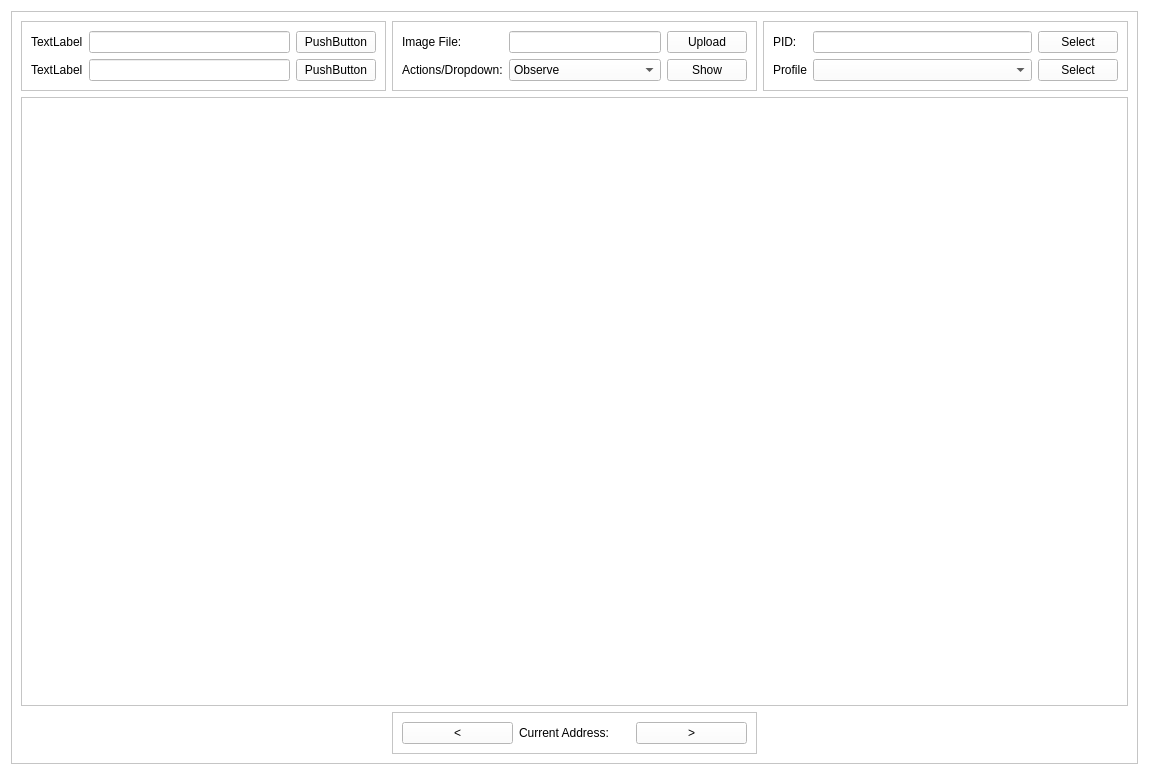
<?xml version="1.0" encoding="UTF-8"?>
<ui version="4.0">
 <class>MainWindow</class>
 <widget class="QWidget" name="MainWindow">
  <property name="windowModality">
   <enum>Qt::WindowModal</enum>
  </property>
  <property name="geometry">
   <rect>
    <x>0</x>
    <y>0</y>
    <width>1149</width>
    <height>775</height>
   </rect>
  </property>
  <property name="windowTitle">
   <string>VMI</string>
  </property>
  <property name="styleSheet">
   <string notr="true">background-color: white;
</string>
  </property>
  <layout class="QGridLayout" name="gridLayout_8">
   <item row="0" column="0">
    <layout class="QGridLayout" name="gridLayout">
     <item row="0" column="1">
      <widget class="QFrame" name="frame">
       <property name="styleSheet">
        <string notr="true">background-color: rgb(255, 255, 255);</string>
       </property>
       <property name="frameShape">
        <enum>QFrame::StyledPanel</enum>
       </property>
       <property name="frameShadow">
        <enum>QFrame::Raised</enum>
       </property>
       <layout class="QGridLayout" name="gridLayout_9">
        <item row="2" column="0">
         <spacer name="horizontalSpacer_2">
          <property name="orientation">
           <enum>Qt::Horizontal</enum>
          </property>
          <property name="sizeHint" stdset="0">
           <size>
            <width>40</width>
            <height>20</height>
           </size>
          </property>
         </spacer>
        </item>
        <item row="0" column="1">
         <widget class="QFrame" name="frame_3">
          <property name="styleSheet">
           <string notr="true">background-color: rgb(255, 255, 255);</string>
          </property>
          <property name="frameShape">
           <enum>QFrame::StyledPanel</enum>
          </property>
          <property name="frameShadow">
           <enum>QFrame::Raised</enum>
          </property>
          <layout class="QGridLayout" name="gridLayout_5">
           <item row="0" column="0">
            <layout class="QGridLayout" name="gridLayout_3">
             <item row="0" column="0">
              <widget class="QLabel" name="label">
               <property name="styleSheet">
                <string notr="true">color: rgb(0, 0, 0);</string>
               </property>
               <property name="text">
                <string>Image File:</string>
               </property>
              </widget>
             </item>
             <item row="0" column="2">
              <widget class="QPushButton" name="pushButton">
               <property name="styleSheet">
                <string notr="true">color: rgb(0, 0, 0);</string>
               </property>
               <property name="text">
                <string>Upload</string>
               </property>
              </widget>
             </item>
             <item row="1" column="0">
              <widget class="QLabel" name="label_2">
               <property name="styleSheet">
                <string notr="true">color: rgb(0, 0, 0);</string>
               </property>
               <property name="text">
                <string>Actions/Dropdown:</string>
               </property>
              </widget>
             </item>
             <item row="1" column="1">
              <widget class="QComboBox" name="comboBox">
               <property name="enabled">
                <bool>true</bool>
               </property>
               <item>
                <property name="text">
                 <string>Observe</string>
                </property>
               </item>
               <item>
                <property name="text">
                 <string>Modify</string>
                </property>
               </item>
              </widget>
             </item>
             <item row="1" column="2">
              <widget class="QPushButton" name="pushButton_3">
               <property name="text">
                <string>Show</string>
               </property>
              </widget>
             </item>
             <item row="0" column="1">
              <widget class="QLineEdit" name="lineEdit"/>
             </item>
            </layout>
           </item>
          </layout>
         </widget>
        </item>
        <item row="1" column="0" colspan="3">
         <layout class="QGridLayout" name="gridLayout_6">
          <item row="0" column="0">
           <widget class="QGraphicsView" name="graphicsView">
            <property name="styleSheet">
             <string notr="true">background-color: rgb(255, 255, 255);</string>
            </property>
            <property name="frameShadow">
             <enum>QFrame::Raised</enum>
            </property>
           </widget>
          </item>
         </layout>
        </item>
        <item row="2" column="2">
         <spacer name="horizontalSpacer">
          <property name="orientation">
           <enum>Qt::Horizontal</enum>
          </property>
          <property name="sizeHint" stdset="0">
           <size>
            <width>40</width>
            <height>20</height>
           </size>
          </property>
         </spacer>
        </item>
        <item row="2" column="1">
         <widget class="QFrame" name="frame_2">
          <property name="styleSheet">
           <string notr="true">background-color: rgb(146, 146, 146);
background-color: rgb(255, 255, 255);</string>
          </property>
          <property name="frameShape">
           <enum>QFrame::StyledPanel</enum>
          </property>
          <property name="frameShadow">
           <enum>QFrame::Raised</enum>
          </property>
          <layout class="QGridLayout" name="gridLayout_4">
           <item row="0" column="0">
            <layout class="QGridLayout" name="gridLayout_7">
             <item row="0" column="2">
              <widget class="QPushButton" name="pushButton_4">
               <property name="palette">
                <palette>
                 <active>
                  <colorrole role="WindowText">
                   <brush brushstyle="SolidPattern">
                    <color alpha="255">
                     <red>0</red>
                     <green>0</green>
                     <blue>0</blue>
                    </color>
                   </brush>
                  </colorrole>
                  <colorrole role="Button">
                   <brush brushstyle="SolidPattern">
                    <color alpha="255">
                     <red>255</red>
                     <green>255</green>
                     <blue>255</blue>
                    </color>
                   </brush>
                  </colorrole>
                  <colorrole role="Text">
                   <brush brushstyle="SolidPattern">
                    <color alpha="255">
                     <red>0</red>
                     <green>0</green>
                     <blue>0</blue>
                    </color>
                   </brush>
                  </colorrole>
                  <colorrole role="ButtonText">
                   <brush brushstyle="SolidPattern">
                    <color alpha="255">
                     <red>0</red>
                     <green>0</green>
                     <blue>0</blue>
                    </color>
                   </brush>
                  </colorrole>
                  <colorrole role="Base">
                   <brush brushstyle="SolidPattern">
                    <color alpha="255">
                     <red>255</red>
                     <green>255</green>
                     <blue>255</blue>
                    </color>
                   </brush>
                  </colorrole>
                  <colorrole role="Window">
                   <brush brushstyle="SolidPattern">
                    <color alpha="255">
                     <red>255</red>
                     <green>255</green>
                     <blue>255</blue>
                    </color>
                   </brush>
                  </colorrole>
                  <colorrole role="PlaceholderText">
                   <brush brushstyle="NoBrush">
                    <color alpha="128">
                     <red>0</red>
                     <green>0</green>
                     <blue>0</blue>
                    </color>
                   </brush>
                  </colorrole>
                 </active>
                 <inactive>
                  <colorrole role="WindowText">
                   <brush brushstyle="SolidPattern">
                    <color alpha="255">
                     <red>0</red>
                     <green>0</green>
                     <blue>0</blue>
                    </color>
                   </brush>
                  </colorrole>
                  <colorrole role="Button">
                   <brush brushstyle="SolidPattern">
                    <color alpha="255">
                     <red>255</red>
                     <green>255</green>
                     <blue>255</blue>
                    </color>
                   </brush>
                  </colorrole>
                  <colorrole role="Text">
                   <brush brushstyle="SolidPattern">
                    <color alpha="255">
                     <red>0</red>
                     <green>0</green>
                     <blue>0</blue>
                    </color>
                   </brush>
                  </colorrole>
                  <colorrole role="ButtonText">
                   <brush brushstyle="SolidPattern">
                    <color alpha="255">
                     <red>0</red>
                     <green>0</green>
                     <blue>0</blue>
                    </color>
                   </brush>
                  </colorrole>
                  <colorrole role="Base">
                   <brush brushstyle="SolidPattern">
                    <color alpha="255">
                     <red>255</red>
                     <green>255</green>
                     <blue>255</blue>
                    </color>
                   </brush>
                  </colorrole>
                  <colorrole role="Window">
                   <brush brushstyle="SolidPattern">
                    <color alpha="255">
                     <red>255</red>
                     <green>255</green>
                     <blue>255</blue>
                    </color>
                   </brush>
                  </colorrole>
                  <colorrole role="PlaceholderText">
                   <brush brushstyle="NoBrush">
                    <color alpha="128">
                     <red>0</red>
                     <green>0</green>
                     <blue>0</blue>
                    </color>
                   </brush>
                  </colorrole>
                 </inactive>
                 <disabled>
                  <colorrole role="WindowText">
                   <brush brushstyle="SolidPattern">
                    <color alpha="255">
                     <red>0</red>
                     <green>0</green>
                     <blue>0</blue>
                    </color>
                   </brush>
                  </colorrole>
                  <colorrole role="Button">
                   <brush brushstyle="SolidPattern">
                    <color alpha="255">
                     <red>255</red>
                     <green>255</green>
                     <blue>255</blue>
                    </color>
                   </brush>
                  </colorrole>
                  <colorrole role="Text">
                   <brush brushstyle="SolidPattern">
                    <color alpha="255">
                     <red>0</red>
                     <green>0</green>
                     <blue>0</blue>
                    </color>
                   </brush>
                  </colorrole>
                  <colorrole role="ButtonText">
                   <brush brushstyle="SolidPattern">
                    <color alpha="255">
                     <red>0</red>
                     <green>0</green>
                     <blue>0</blue>
                    </color>
                   </brush>
                  </colorrole>
                  <colorrole role="Base">
                   <brush brushstyle="SolidPattern">
                    <color alpha="255">
                     <red>255</red>
                     <green>255</green>
                     <blue>255</blue>
                    </color>
                   </brush>
                  </colorrole>
                  <colorrole role="Window">
                   <brush brushstyle="SolidPattern">
                    <color alpha="255">
                     <red>255</red>
                     <green>255</green>
                     <blue>255</blue>
                    </color>
                   </brush>
                  </colorrole>
                  <colorrole role="PlaceholderText">
                   <brush brushstyle="NoBrush">
                    <color alpha="128">
                     <red>0</red>
                     <green>0</green>
                     <blue>0</blue>
                    </color>
                   </brush>
                  </colorrole>
                 </disabled>
                </palette>
               </property>
               <property name="styleSheet">
                <string notr="true">color: rgb(0, 0, 0);</string>
               </property>
               <property name="text">
                <string>&gt;</string>
               </property>
              </widget>
             </item>
             <item row="0" column="0">
              <widget class="QPushButton" name="pushButton_5">
               <property name="styleSheet">
                <string notr="true">color: rgb(0, 0, 0);
</string>
               </property>
               <property name="text">
                <string>&lt;</string>
               </property>
              </widget>
             </item>
             <item row="0" column="1">
              <widget class="QLabel" name="label_4">
               <property name="styleSheet">
                <string notr="true">color: rgb(0, 0, 0);</string>
               </property>
               <property name="text">
                <string>Current Address: </string>
               </property>
              </widget>
             </item>
            </layout>
           </item>
          </layout>
         </widget>
        </item>
        <item row="0" column="2">
         <widget class="QFrame" name="frame_4">
          <property name="frameShape">
           <enum>QFrame::StyledPanel</enum>
          </property>
          <property name="frameShadow">
           <enum>QFrame::Raised</enum>
          </property>
          <layout class="QGridLayout" name="gridLayout_10">
           <item row="0" column="0">
            <layout class="QGridLayout" name="gridLayout_2">
             <item row="0" column="2">
              <widget class="QPushButton" name="pid_pushButton">
               <property name="text">
                <string>Select</string>
               </property>
              </widget>
             </item>
             <item row="0" column="0">
              <widget class="QLabel" name="pid_label">
               <property name="text">
                <string>PID:</string>
               </property>
              </widget>
             </item>
             <item row="0" column="1">
              <widget class="QLineEdit" name="pid_lineEdit"/>
             </item>
             <item row="1" column="0">
              <widget class="QLabel" name="label_5">
               <property name="text">
                <string>Profile</string>
               </property>
              </widget>
             </item>
             <item row="1" column="2">
              <widget class="QPushButton" name="pushButton_6">
               <property name="text">
                <string>Select</string>
               </property>
              </widget>
             </item>
             <item row="1" column="1">
              <widget class="QComboBox" name="comboBox_2"/>
             </item>
            </layout>
           </item>
          </layout>
         </widget>
        </item>
        <item row="0" column="0">
         <widget class="QFrame" name="frame_5">
          <property name="frameShape">
           <enum>QFrame::StyledPanel</enum>
          </property>
          <property name="frameShadow">
           <enum>QFrame::Raised</enum>
          </property>
          <layout class="QGridLayout" name="gridLayout_12">
           <item row="0" column="0">
            <layout class="QGridLayout" name="gridLayout_11">
             <item row="0" column="2">
              <widget class="QPushButton" name="pushButton_2">
               <property name="text">
                <string>PushButton</string>
               </property>
              </widget>
             </item>
             <item row="0" column="1">
              <widget class="QLineEdit" name="lineEdit_2"/>
             </item>
             <item row="0" column="0">
              <widget class="QLabel" name="label_3">
               <property name="text">
                <string>TextLabel</string>
               </property>
              </widget>
             </item>
             <item row="1" column="0">
              <widget class="QLabel" name="label_6">
               <property name="text">
                <string>TextLabel</string>
               </property>
              </widget>
             </item>
             <item row="1" column="2">
              <widget class="QPushButton" name="pushButton_7">
               <property name="text">
                <string>PushButton</string>
               </property>
              </widget>
             </item>
             <item row="1" column="1">
              <widget class="QLineEdit" name="lineEdit_4"/>
             </item>
            </layout>
           </item>
          </layout>
         </widget>
        </item>
       </layout>
      </widget>
     </item>
    </layout>
   </item>
  </layout>
 </widget>
 <resources/>
 <connections/>
</ui>
